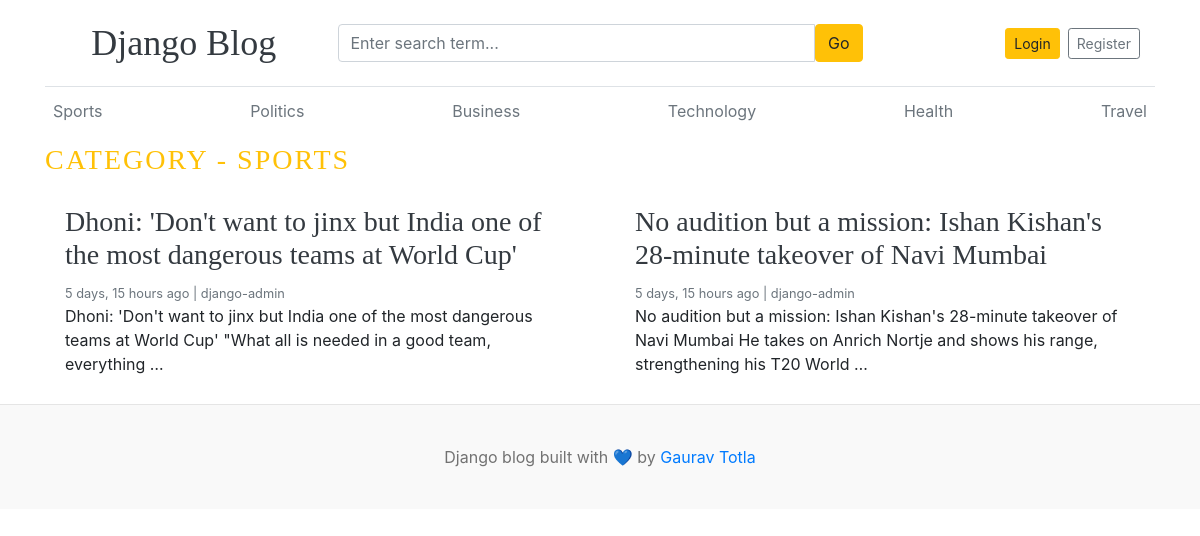
Page /category/1/ on the committed database.
### blogs/models.py (models this page shows, shortened)
class Category(models.Model):
    category_name = models.CharField(max_length=50, unique=True)
    created_at = models.DateTimeField(auto_now_add=True)
    updated_at = models.DateTimeField(auto_now=True)
    class Meta:
        verbose_name_plural = 'categories'
    def __str__(self):
        return self.category_name

class Blog(models.Model):
    title = models.CharField(max_length=1000)
    slug = models.SlugField(max_length=150, unique=True, blank=True)
    category = models.ForeignKey(Category, on_delete=models.CASCADE)
    author = models.ForeignKey(User, on_delete=models.CASCADE)
    featured_image = models.ImageField(upload_to='uploads/%Y/%m/%d')
    short_description = models.TextField(max_length=500)
    blog_body = models.TextField(max_length=2000)
    status = models.CharField(max_length=20, choices=STATUS_CHOICES, default="Draft")
    is_featured = models.BooleanField(default=False)
    created_at = models.DateTimeField(auto_now_add=True)
    updated_at = models.DateTimeField(auto_now=True)

### blogs/views.py (the view)
# urls.py: path('<int:category_id>/', views.posts_by_category, name="posts_by_category"),
def posts_by_category(request, category_id):
    posts = Blog.objects.filter(status='Published',category=category_id)
    category = get_object_or_404(Category, pk=category_id)
    context = {
        'posts':posts,
        'category': category,
    }
    return render(request,'posts_by_category.html',context)

### blogs/context_processors.py (called while the page is built)
def get_categories(request):
    categories = Category.objects.all()
    return dict(categories=categories)

def get_social_links(request):
    social_links = SocialLink.objects.all()
    return dict(social_links=social_links)

### templates/posts_by_category.html (shortened to what this page needs)
{% extends "base.html" %}
{% block content %}
  <h3 class="text-uppercase text-warning" style="letter-spacing: 2px;">Category - {{category}}</h3>
  <div class="row mb-2">
    {% if posts %}
    {% for post in posts  %}
        <div class="col-md-6">
        <div class="card border-0" >
            <div class="card-body">
            <h3><a href="{% url "blogs" post.slug %}" class="text-dark">{{ post.title }}</a></h3>
            <small class="mb-1 text-muted">{{post.created_at | timesince}} ago | {{post.author}}</small>
            <p class="card-text">{{post.short_description | truncatewords:25}}</p>
            </div>
        </div>
        </div>
    {% endfor %}
    {% else %}
    <p>No posts found</p>
    {% endif %}
  </div>
</div>
{% endblock content %}

### templates/base.html (shortened to what this page needs)
{% load static %}
<!DOCTYPE html>
<html lang="en">
<head>
    <link href="https://getbootstrap.com/docs/4.0/dist/css/bootstrap.min.css" rel="stylesheet">
    <link href="{% static 'css/blog.css' %}" rel="stylesheet">
    <link rel="stylesheet" href="https://cdnjs.cloudflare.com/ajax/libs/font-awesome/4.7.0/css/font-awesome.min.css">
  </head>
<body>
    <div class="container">
      <header class="blog-header py-3 border-bottom">
        <div class="container">
          <div class="row align-items-center text-center text-md-start">
            <div class="col-12 col-md-3 mb-2 mb-md-0">
              <a class="blog-header-logo text-dark text-decoration-none fs-4" href="/">
                Django Blog
              </a>
            </div>
            <div class="col-12 col-md-6 mb-2 mb-md-0">
              <form action="{% url 'search' %}" method="GET">
                <div class="input-group">
                  <input
                    class="form-control"
                    type="text"
                    name="keyword"
                    value="{{ keyword }}"
                    placeholder="Enter search term..."
                  />
                  <button class="btn btn-warning" type="submit">Go</button>
                </div>
              </form>
            </div>
            <div class="col-12 col-md-3 d-flex justify-content-center justify-content-md-end gap-2">
              {% if not user.is_authenticated %}
                <a class="btn btn-sm btn-warning" href="{% url 'login' %}">Login</a>
                <a class="btn btn-sm btn-outline-secondary ml-2" href="{% url 'register' %}">Register</a>
              {% else %}
                <a class="btn btn-sm btn-warning" href="{% url 'dashboard' %}">Dashboard</a>
                <a class="btn btn-sm btn-outline-secondary ml-2" href="{% url 'logout' %}">Logout</a>
              {% endif %}
            </div>
          </div>
        </div>
      </header>
      <div class="nav-scroller py-1 mb-2">
        <nav class="nav d-flex justify-content-between">
          {% for cat in categories %}
          <a class="p-2 text-muted" href="{% url "posts_by_category" cat.id %}">{{ cat }}</a>
          {% endfor %}
        </nav>
      </div>
{% block content %}
{% endblock  %}
        <footer class="blog-footer">
    <p>Django blog built with &#128153; by <a href="#">Gaurav Totla</a></p>
    </footer>
</body>
</html>

### blog_main/static/css/blog.css (style rules this page uses)
.blog-header { border-bottom: 1px solid #e5e5e5; }
.blog-header-logo { font-family: "Playfair Display", Georgia, "Times New Roman", serif; font-size: 2.25rem; }
h1, h2, h3, h4, h5, h6 { font-family: "Playfair Display", Georgia, "Times New Roman", serif; }
.blog-footer { padding: 2.5rem 0; color: #727272; text-align: center; background-color: #f9f9f9; border-top: .05rem solid #e5e5e5; }
.blog-footer p:last-child { margin-bottom: 0; }

### rows in the picture
Category: category_name "Sports", category_name "SPORTS"
Category: category_name "Politics"
Category: category_name "Business"
Category: category_name "Technology"
Category: category_name "Health"
Category: category_name "Travel"
Blog: title "Dhoni: 'Don't want to jinx but India one of the most dangerous teams at World Cup'", created_at "5 days, 15 hours", author "django-admin", short_description "Dhoni: 'Don't want to jinx but India one of the most dangerous teams at World Cup' \"What all is needed in a good team, everything …"
Blog: title "No audition but a mission: Ishan Kishan's 28-minute takeover of Navi Mumbai", created_at "5 days, 15 hours", author "django-admin", short_description "No audition but a mission: Ishan Kishan's 28-minute takeover of Navi Mumbai He takes on Anrich Nortje and shows his range, strengthening his T20 World …"
